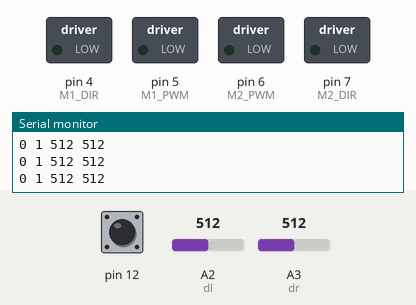
Recording of a sketch running on a simulated Arduino Uno, built with avr-gcc and run on an emulated ATmega328P. Shown: switched loads named in the sketch (green lamp = pin HIGH), the last lines printed to the serial monitor. The test bench sets the inputs (shaded band); at power-on: pin 12 HIGH, A2 (dl) = 512, A3 (dr) = 512.

Above: at 1.2 s.
1.3 s: pin 12 pulled LOW for 0.15 s
At 2.1 s:
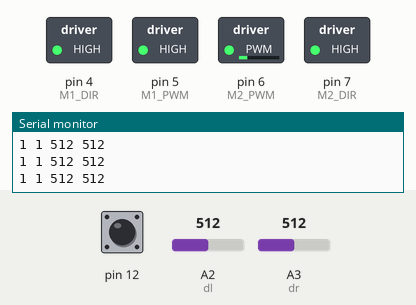
2.9 s: A2 (dl) set to 0
At 4.1 s:
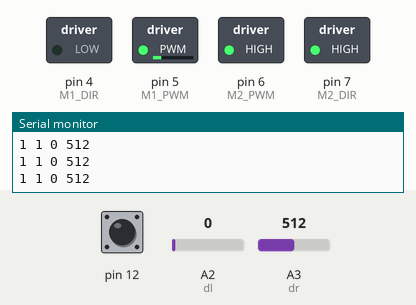
4.4 s: A3 (dr) set to 0
At 5.3 s:
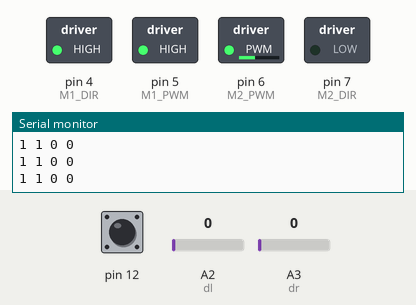
5.9 s: A2 (dl) set to 1023
At 6.4 s:
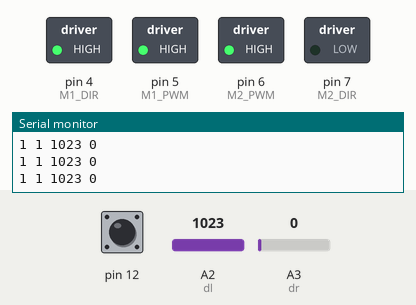
7.4 s: A3 (dr) set to 716
At 8.6 s:
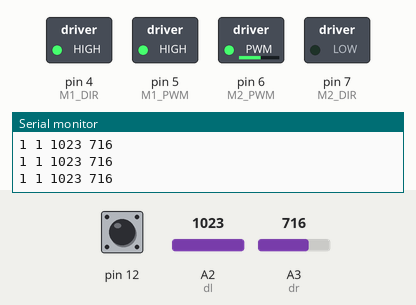
8.9 s: A2 (dl) set to 1010
At 9.9 s:
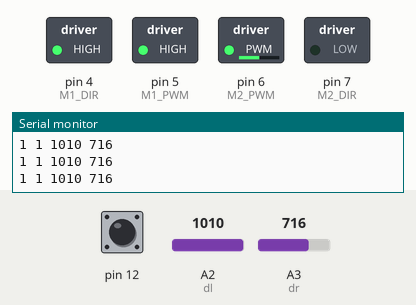
11.9 s: A2 (dl) set to 981
Timing chart, 0 to 14.4 s (numbered marks = the images above; inputs shaded):
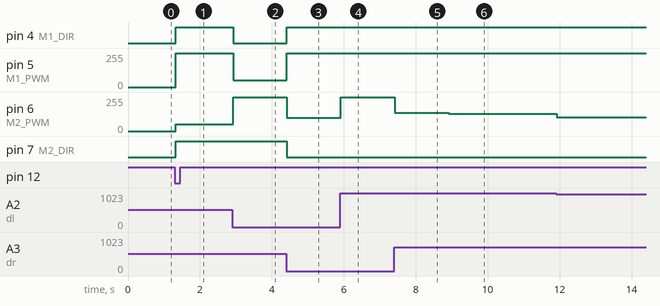

Measured:
- after the input at 1.3 s, pin 4 (M1_DIR), pin 7 (M2_DIR): LOW → HIGH at once; pin 5 (M1_PWM): 0/255 → 255/255 at once; pin 6 (M2_PWM): 0/255 → 52/255 at once
- after the input at 2.9 s, pin 4 (M1_DIR): HIGH → LOW at once; pin 5 (M1_PWM): 255/255 → 52/255 at once; pin 6 (M2_PWM): 52/255 → 255/255 at once
- after the input at 4.4 s, pin 4 (M1_DIR): LOW → HIGH at once; pin 5 (M1_PWM): 52/255 → 255/255 at once; pin 6 (M2_PWM): 255/255 → 100/255 at once; pin 7 (M2_DIR): HIGH → LOW at once
- after the input at 5.9 s, pin 6 (M2_PWM): 100/255 → 255/255 at once
- after the input at 7.4 s, pin 6 (M2_PWM): 255/255 → 136/255 at once
- after the input at 8.9 s, pin 6 (M2_PWM): 136/255 → 128/255 at once
- after the input at 11.9 s, pin 6 (M2_PWM): 128/255 → 104/255 at once

The sketch:

linedriver.ino
```cpp
#define dl A2 //прописываем подключения портов, чтоб не запоминать что куда подключено
#define dr A3
#define M1_DIR 4
#define M1_PWM 5
#define M2_DIR 7
#define M2_PWM 6


void InitMotors() //объявляем порты, отвечающие за управление двигателями
{
  pinMode(M1_DIR, OUTPUT);
  pinMode(M1_PWM, OUTPUT);
  pinMode(M2_DIR, OUTPUT);
  pinMode(M2_PWM, OUTPUT);
}

void Motors(int Speed1, int Speed2)//подпрограмма управления двигателями
{
  if (Speed1 > 255) Speed1 = 255; //задаем ограничения по входным скоростям (ограничение ШИМ 255 = 100% скорость вращения двигателя)
  if (Speed1 < -255) Speed1 = -255;
  if (Speed2 > 255) Speed2 = 255;
  if (Speed2 < -255) Speed2 = -255;

  if (Speed1 > 0) //если входное значение больше 0, значит двигатель надо вращать вперед, соответсвтенно на дискретный порт подается 1 (вперед), на аналог значение скорости вращения.
  {
    digitalWrite(M1_DIR, 1);
    analogWrite(M1_PWM, Speed1);
  }
  else //если входное значение меньше 0, значит двигатель надо вращать назад, соответсвтенно на дискретный порт подается 0 (назад), на аналог значение скорости вращения по модулю.
  {
    digitalWrite(M1_DIR, 0);
    analogWrite(M1_PWM, -Speed1);
  }

  if (Speed2 > 0) //аналогичное управление для второго мотора
  {
    digitalWrite(M2_DIR, 1);
    analogWrite(M2_PWM, Speed2);
  }
  else
  {
    digitalWrite(M2_DIR, 0);
    analogWrite(M2_PWM, -Speed2);
  }
}


void setup()
{
  Serial.begin(9600); //объявляем скорость работы сериал порта
  pinMode(12, INPUT_PULLUP);//объявим порт кнопки с pullup для устранения возможного дребезга
  InitMotors(); //запускаем подпрограмму, объявляющую порты двигателя
}

int k = 0; //вводим переменную состояния (значение 0 - тележка ждет нажатия кнопки, значение 1 - тележка начинает движение по линии)
int avgspeed = 200; //вводим переменную, отвечающую за среднее значение скорости движения тележки (скорость движения, если оба датчика стоят на белом)
int kP = 4; //вводим переменную, коэффициента P-регулятора


void loop() {
  int DLc = analogRead(dl); //считываем показания левого датчика в переменную
  int DRc = analogRead(dr); //считываем показания правого датчика в переменную
  int DL = map (DLc, 357, 862, 100, 0); //преобразуем значения с левого датчика в диапазон от 0 до 100 (0-черный, 100-белый), значения 357 и 862 соответсвуют показаниям левого датчика на черном и белом соответственно
  int DR = map (DRc, 541, 912, 100, 0); //преобразуем значения с правого датчика в диапазон от 0 до 100 (0-черный, 100-белый), значения 541 и 912 соответсвуют показаниям левого датчика на черном и белом соответственно
  int button = digitalRead(12); //считываем показания с кнопки
  Serial.println(String(k) + ' ' + String(button) + ' ' + String(DLc) + ' ' + String(DRc)); //выводим на экран показания кнопки, переменной состояния, показания левого датчика и правого датчика (для калибровки датчиков и проверки работоспособности кнопки)
  if (button == 0) //меняем переменную состояния, если кнопка была нажата
  {
    k = 1;
  }
  if (k == 1) { //проверка состояния и начало движения
    int correctionL = DL * kP; //переменная корректировки по левому датчику
    int correctionR = DR * kP; //переменная корректировки по правому датчику
    Motors(avgspeed - correctionL + correctionR, avgspeed - correctionR + correctionL); //запуск моторов с учетом корректировок
  }
}
```
